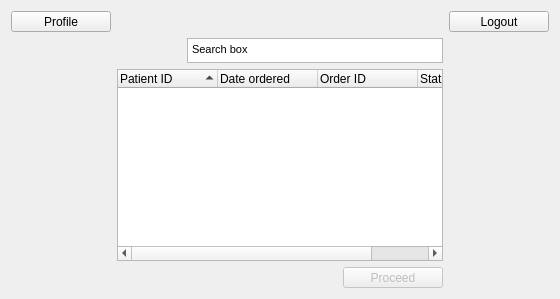
  <widget class="QWidget" name="page_pat_home_old">
   <layout class="QGridLayout" name="gridLayout_2">
    <item row="9" column="5">
     <spacer name="horizontalSpacer_3">
      <property name="orientation">
       <enum>Qt::Horizontal</enum>
      </property>
      <property name="sizeHint" stdset="0">
       <size>
        <width>40</width>
        <height>20</height>
       </size>
      </property>
     </spacer>
    </item>
    <item row="6" column="6">
     <widget class="QTextEdit" name="page_pat_home_textEdit_search_old">
      <property name="maximumSize">
       <size>
        <width>16777215</width>
        <height>25</height>
       </size>
      </property>
      <property name="html">
       <string>&lt;!DOCTYPE HTML PUBLIC &quot;-//W3C//DTD HTML 4.0//EN&quot; &quot;http://www.w3.org/TR/REC-html40/strict.dtd&quot;&gt;
&lt;html&gt;&lt;head&gt;&lt;meta name=&quot;qrichtext&quot; content=&quot;1&quot; /&gt;&lt;style type=&quot;text/css&quot;&gt;
p, li { white-space: pre-wrap; }
&lt;/style&gt;&lt;/head&gt;&lt;body style=&quot; font-family:'MS Shell Dlg 2'; font-size:8.25pt; font-weight:400; font-style:normal;&quot;&gt;
&lt;p style=&quot; margin-top:0px; margin-bottom:0px; margin-left:0px; margin-right:0px; -qt-block-indent:0; text-indent:0px;&quot;&gt;Search box&lt;/p&gt;&lt;/body&gt;&lt;/html&gt;</string>
      </property>
     </widget>
    </item>
    <item row="7" column="0">
     <spacer name="horizontalSpacer_2">
      <property name="orientation">
       <enum>Qt::Horizontal</enum>
      </property>
      <property name="sizeHint" stdset="0">
       <size>
        <width>40</width>
        <height>20</height>
       </size>
      </property>
     </spacer>
    </item>
    <item row="6" column="7">
     <spacer name="horizontalSpacer">
      <property name="orientation">
       <enum>Qt::Horizontal</enum>
      </property>
      <property name="sizeType">
       <enum>QSizePolicy::MinimumExpanding</enum>
      </property>
      <property name="sizeHint" stdset="0">
       <size>
        <width>40</width>
        <height>20</height>
       </size>
      </property>
     </spacer>
    </item>
    <item row="7" column="1" colspan="6">
     <widget class="QTreeWidget" name="page_pat_home_treeWidget_treatment_list_old">
      <property name="sortingEnabled">
       <bool>true</bool>
      </property>
      <column>
       <property name="text">
        <string>Patient ID</string>
       </property>
      </column>
      <column>
       <property name="text">
        <string>Date ordered</string>
       </property>
      </column>
      <column>
       <property name="text">
        <string>Order ID</string>
       </property>
      </column>
      <column>
       <property name="text">
        <string>Status</string>
       </property>
      </column>
     </widget>
    </item>
    <item row="3" column="0">
     <widget class="QToolButton" name="page_pat_home_button_my_profile_old">
      <property name="minimumSize">
       <size>
        <width>100</width>
        <height>0</height>
       </size>
      </property>
      <property name="maximumSize">
       <size>
        <width>100</width>
        <height>16777215</height>
       </size>
      </property>
      <property name="cursor">
       <cursorShape>ArrowCursor</cursorShape>
      </property>
      <property name="layoutDirection">
       <enum>Qt::LeftToRight</enum>
      </property>
      <property name="text">
       <string>Profile</string>
      </property>
      <property name="icon">
       <iconset>
        <normaloff>../../../marti/.designer/backup/icons/account.png</normaloff>../../../marti/.designer/backup/icons/account.png</iconset>
      </property>
      <property name="checkable">
       <bool>false</bool>
      </property>
      <property name="toolButtonStyle">
       <enum>Qt::ToolButtonTextUnderIcon</enum>
      </property>
     </widget>
    </item>
    <item row="3" column="7">
     <widget class="QToolButton" name="page_pat_home_logout_old">
      <property name="minimumSize">
       <size>
        <width>100</width>
        <height>0</height>
       </size>
      </property>
      <property name="maximumSize">
       <size>
        <width>100</width>
        <height>16777215</height>
       </size>
      </property>
      <property name="layoutDirection">
       <enum>Qt::RightToLeft</enum>
      </property>
      <property name="text">
       <string>Logout</string>
      </property>
      <property name="icon">
       <iconset>
        <normaloff>../../../marti/.designer/backup/icons/logout.png</normaloff>../../../marti/.designer/backup/icons/logout.png</iconset>
      </property>
      <property name="toolButtonStyle">
       <enum>Qt::ToolButtonTextUnderIcon</enum>
      </property>
     </widget>
    </item>
    <item row="9" column="6">
     <widget class="QToolButton" name="page_pat_home_button_proceed_old">
      <property name="enabled">
       <bool>false</bool>
      </property>
      <property name="minimumSize">
       <size>
        <width>100</width>
        <height>0</height>
       </size>
      </property>
      <property name="maximumSize">
       <size>
        <width>100</width>
        <height>16777215</height>
       </size>
      </property>
      <property name="layoutDirection">
       <enum>Qt::RightToLeft</enum>
      </property>
      <property name="text">
       <string>Proceed</string>
      </property>
      <property name="icon">
       <iconset>
        <normaloff>../../../marti/.designer/backup/icons/forward.png</normaloff>../../../marti/.designer/backup/icons/forward.png</iconset>
      </property>
      <property name="toolButtonStyle">
       <enum>Qt::ToolButtonTextUnderIcon</enum>
      </property>
     </widget>
    </item>
   </layout>
  </widget>
